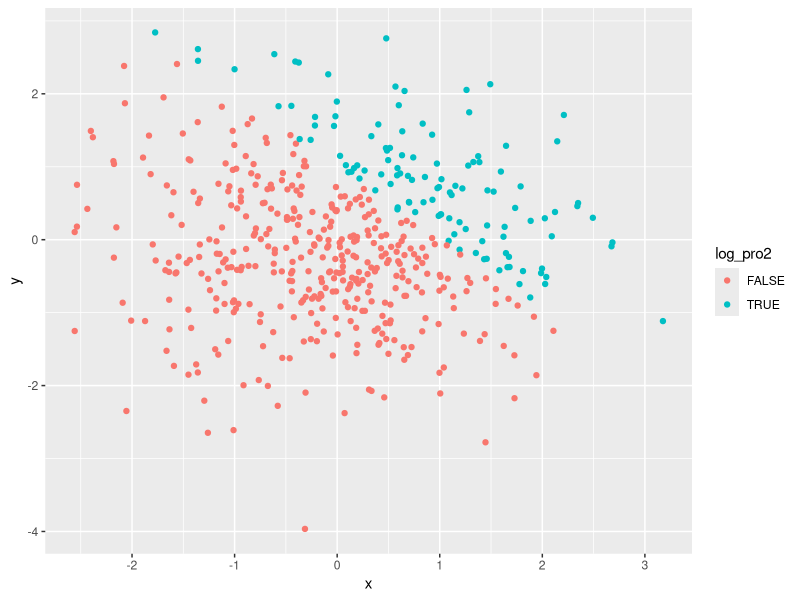
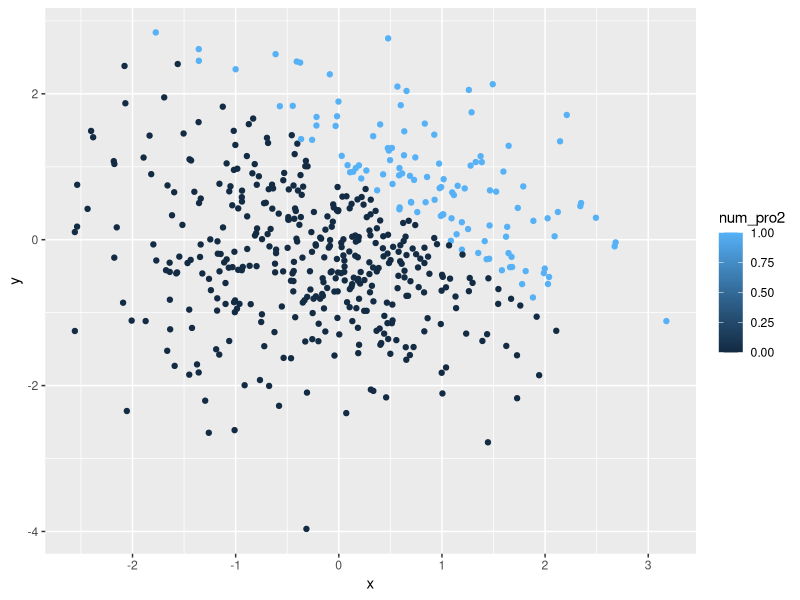
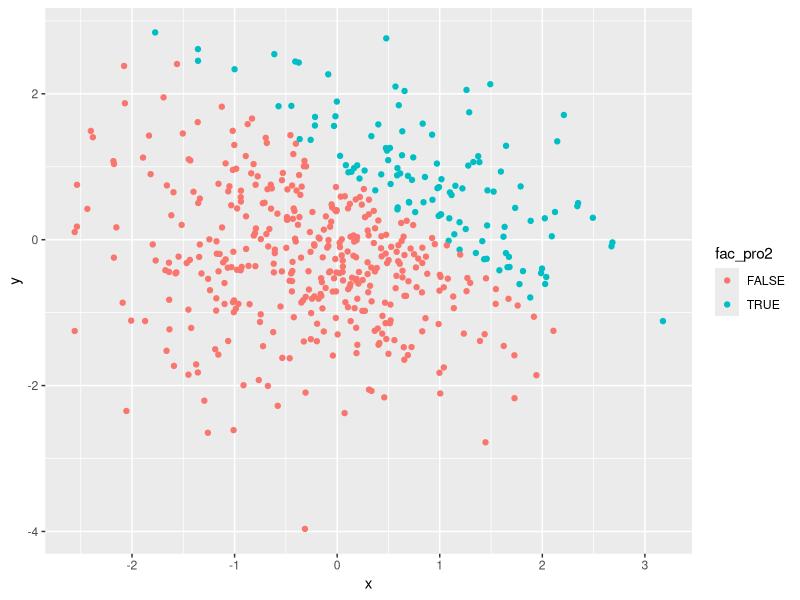
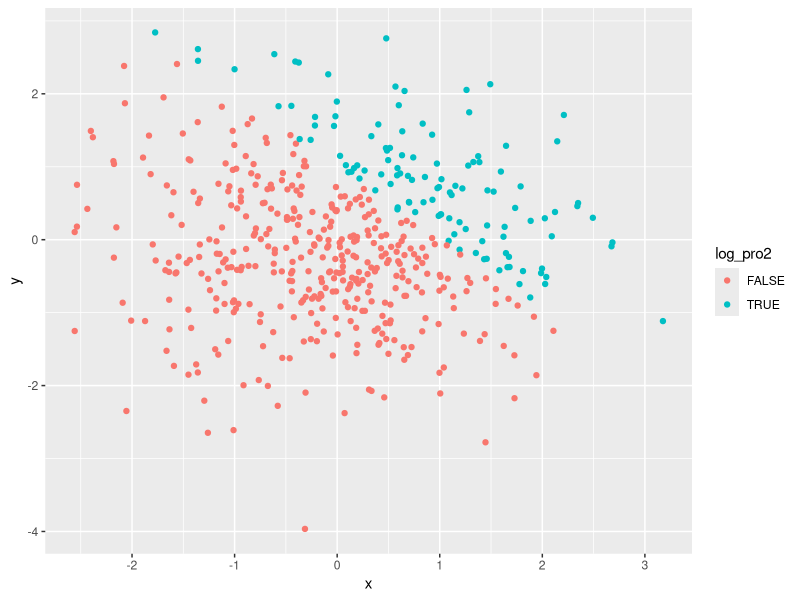

These figures' R source, in order:
## ---- chunk 1
library(tidyverse)
  vec_numeric = rnorm(8)
  vec_logical = vec_numeric > 0
  vec_char = c("a","a","a","a","a","a","a","")
  vec_factor = factor(c("a","a","b","b","b","c","c","c"))
hm1_df = tibble(
  vec_numeric,
  vec_logical,
  vec_char,
  vec_factor
)

mean(hm1_df$vec_numeric)
mean(hm1_df$vec_logical)
mean(hm1_df$vec_char)
mean(hm1_df$vec_factor)
## ---- chunk 2

as.numeric(vec_logical) * vec_numeric
as.factor(vec_logical) * vec_numeric
as.numeric(as.factor(vec_logical)) * vec_numeric
## ---- chunk 3
x = rnorm(500)
y = rnorm(500)
log_pro2 = x + y > 1
num_pro2 = as.numeric(log_pro2)
fac_pro2 = as.factor(log_pro2)
pro2_df = tibble(
  x,y,log_pro2,num_pro2,fac_pro2
)

## ---- chunk 4
#Make a scatterplot
scatterplot1 = ggplot(pro2_df, aes(x = x, y = y,color = log_pro2)) + geom_point()
scatterplot2 =ggplot(pro2_df, aes(x = x, y = y,color = num_pro2)) + geom_point()
scatterplot3 =ggplot(pro2_df, aes(x = x, y = y,color = fac_pro2)) + geom_point()
scatterplot1
scatterplot2
scatterplot3

ggsave("scatterplot1.pdf", scatterplot1) # Export your first scatterplot to your project directory using ggsave
